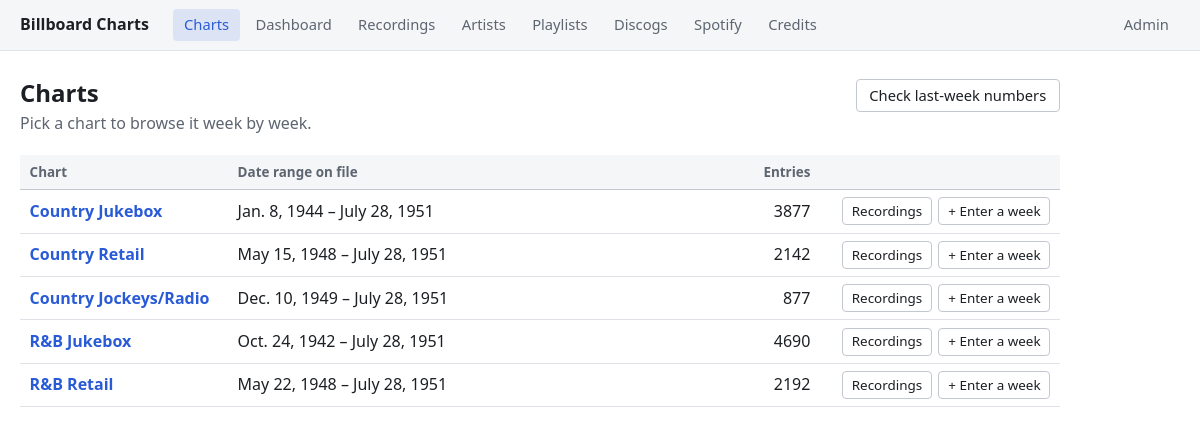
The page / on the database its author committed.
### charts/models.py (models this page shows, shortened)
class Chart(models.Model):
    CATEGORY_CHOICES = [("country", "Country"), ("rnb", "R&B")]
    METHOD_CHOICES = [("jockeys", "Jockeys/Radio"), ("jukebox", "Jukebox"), ("retail", "Retail")]
    category = models.CharField(max_length=10, choices=CATEGORY_CHOICES)
    method = models.CharField(max_length=10, choices=METHOD_CHOICES)
    publication_weekday = models.PositiveSmallIntegerField(default=5)  # 5 = Saturday, Monday=0
    class Meta:
        constraints = [models.UniqueConstraint(fields=["category", "method"], name="unique_chart_category_method")]
    def __str__(self):
        return f"{self.get_category_display()} {self.get_method_display()}"

class ChartEntry(models.Model):
    chart = models.ForeignKey(Chart, on_delete=models.PROTECT, related_name="entries", db_index=False)
    week_date = models.DateField()  # ISO week-ENDING date, per CLAUDE.md convention
    position = models.PositiveSmallIntegerField()
    recording = models.ForeignKey(Recording, on_delete=models.PROTECT, related_name="chart_entries")
    printed_last_week_position = models.PositiveSmallIntegerField(null=True, blank=True)
    printed_anomaly_note = models.CharField(max_length=300, blank=True)
    class Meta:
        constraints = [
            models.UniqueConstraint(
                fields=["chart", "week_date", "position", "recording"], name="unique_chart_week_position_recording"
            ),
            models.CheckConstraint(condition=models.Q(position__gte=1), name="chartentry_position_gte_1"),
            models.CheckConstraint(
                condition=models.Q(printed_last_week_position__isnull=True) | models.Q(printed_last_week_position__gte=1),
                name="chartentry_printed_last_week_gte_1",
            ),
        ]
        indexes = [models.Index(fields=["chart", "week_date"])]
        verbose_name_plural = "chart entries"

### charts/views.py (the view)
# urls.py: path("", views.chart_list, name="chart_list"),
def chart_list(request):
    charts = []
    for chart in Chart.objects.all():
        entries = chart.entries.all()
        first = entries.order_by("week_date").first()
        last = entries.order_by("-week_date").first()
        charts.append({
            "chart": chart,
            "entry_count": entries.count(),
            "first_week": first.week_date if first else None,
            "last_week": last.week_date if last else None,
        })
    return render(request, "charts/chart_list.html", {"charts": charts})

### charts/templates/charts/chart_list.html (shortened to what this page needs)
{% extends "charts/base.html" %}
{% block main_class %}page-narrow{% endblock %}
{% block content %}
    <div class="page-header">
        <div>
            <h1>Charts</h1>
            <p class="subtitle">Pick a chart to browse it week by week.</p>
        </div>
        <div class="page-actions">
            <a class="btn" href="{% url 'charts:lastweek_audit' %}">Check last-week numbers</a>
        </div>
    </div>
    <table class="chart-list-table">
        <colgroup>
            <col style="width: 13rem;">
            <col>
            <col style="width: 6rem;">
            <col style="width: 15rem;">
        </colgroup>
        <thead>
            <tr>
                <th>Chart</th>
                <th>Date range on file</th>
                <th class="num">Entries</th>
                <th></th>
            </tr>
        </thead>
        <tbody>
            {% for row in charts %}
            <tr>
                <td class="chart-name">
                    {% if row.entry_count %}
                        <a href="{% url 'charts:chart_week_latest' row.chart.id %}">{{ row.chart }}</a>
                    {% else %}
                        {{ row.chart }} <span class="muted">(no entries yet)</span>
                    {% endif %}
                </td>
                <td>
                    {% if row.first_week %}{{ row.first_week }} &ndash; {{ row.last_week }}{% else %}<span class="muted">&mdash;</span>{% endif %}
                </td>
                <td class="num">{{ row.entry_count }}</td>
                <td>
                    <div class="row-buttons">
                        {% if row.entry_count %}
                            <a class="btn btn-sm" href="{% url 'charts:recordings_matrix' %}?chart={{ row.chart.id }}">Recordings</a>
                        {% endif %}
                        <a class="btn btn-sm" href="{% url 'charts:entry_week' row.chart.id %}">+ Enter a week</a>
                    </div>
                </td>
            </tr>
            {% endfor %}
        </tbody>
    </table>
{% endblock %}

### charts/templates/charts/base.html (style rules this page uses)
:root { color-scheme: light dark; --bg: #ffffff; --surface: #f5f6f8; --surface-strong: #eceef2; --border: #dfe2e7; --border-strong: #c3c8d0; --text: #1c1f23; --muted: #5d6570; --accent: #2a5bd7; --on-accent: #ffffff; --up: #1a7d1a; --down: #b23b3b; --new: #9a6400; --tie: #6a4fbf; --series-1: #2a78d6; --fs-xs: 0.72rem; --fs-sm: 0.84rem; --fs-control: 0.92rem; --fs-base: 1rem; --control-h: 2.1rem; --control-h-sm: 1.75rem; --radius: 6px; --radius-sm: 4px; --page-width: 1500px; --page-narrow: 1040px; }
*, *::before, *::after { box-sizing: border-box; }
body { margin: 0; font-family: system-ui, -apple-system, "Segoe UI", sans-serif; font-size: var(--fs-base); line-height: 1.45; color: var(--text); background: var(--bg); }
h1 { font-size: 1.5rem; line-height: 1.2; margin: 0 0 0.3rem; }
a { color: var(--accent); text-decoration: none; }
table { border-collapse: collapse; width: 100%; table-layout: fixed; }
th, td { text-align: left; padding: 0.45rem 0.6rem; border-bottom: 1px solid var(--border); overflow: hidden; text-overflow: ellipsis; }
th { font-size: var(--fs-sm); font-weight: 600; color: var(--muted); background: var(--surface); border-bottom: 1px solid var(--border-strong); white-space: nowrap; }
td.num, th.num { text-align: right; font-variant-numeric: tabular-nums; }
main.page-narrow > * { max-width: var(--page-narrow); }
.page-header { display: flex; justify-content: space-between; align-items: flex-start; gap: 1rem; flex-wrap: wrap; margin-bottom: 1.25rem; }
.subtitle { color: var(--muted); margin: 0; }
.page-actions { display: flex; gap: 0.5rem; flex-wrap: wrap; align-items: center; }
button, .btn { display: inline-flex; align-items: center; justify-content: center; gap: 0.35rem; min-height: var(--control-h); padding: 0 0.8rem; font: inherit; font-size: var(--fs-control); font-weight: 500; line-height: 1.2; color: var(--text); background: var(--bg); border: 1px solid var(--border-strong); border-radius: var(--radius-sm); cursor: pointer; white-space: nowrap; text-decoration: none; }
.btn-sm { min-height: var(--control-h-sm); padding: 0 0.55rem; font-size: var(--fs-sm); }
.chart-list-table td { vertical-align: middle; }
.chart-list-table .chart-name { font-weight: 600; }
.row-buttons { display: flex; gap: 0.4rem; justify-content: flex-end; }

### rows shown on the page
Chart: chart "Country Jukebox", first_week "Jan. 8, 1944", last_week "July 28, 1951", entry_count "3877"
Chart: chart "Country Retail", first_week "May 15, 1948", last_week "July 28, 1951", entry_count "2142"
Chart: chart "Country Jockeys/Radio", first_week "Dec. 10, 1949", last_week "July 28, 1951", entry_count "877"
Chart: chart "R&B Jukebox", first_week "Oct. 24, 1942", last_week "July 28, 1951", entry_count "4690"
Chart: chart "R&B Retail", first_week "May 22, 1948", last_week "July 28, 1951", entry_count "2192"
